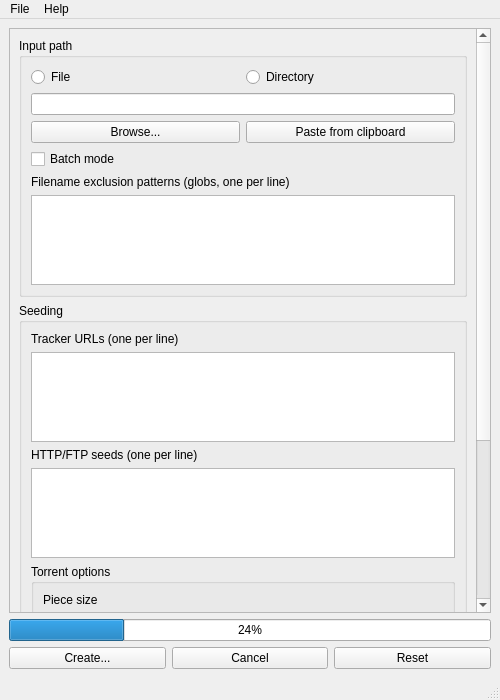
<?xml version="1.0" encoding="UTF-8"?>
<ui version="4.0">
 <class>MainWindow</class>
 <widget class="QMainWindow" name="MainWindow">
  <property name="geometry">
   <rect>
    <x>0</x>
    <y>0</y>
    <width>500</width>
    <height>700</height>
   </rect>
  </property>
  <property name="sizePolicy">
   <sizepolicy hsizetype="Preferred" vsizetype="Preferred">
    <horstretch>0</horstretch>
    <verstretch>0</verstretch>
   </sizepolicy>
  </property>
  <property name="maximumSize">
   <size>
    <width>16777215</width>
    <height>16777215</height>
   </size>
  </property>
  <property name="windowTitle">
   <string>MainWindow</string>
  </property>
  <widget class="QWidget" name="centralwidget">
   <property name="sizePolicy">
    <sizepolicy hsizetype="Preferred" vsizetype="Preferred">
     <horstretch>0</horstretch>
     <verstretch>0</verstretch>
    </sizepolicy>
   </property>
   <property name="maximumSize">
    <size>
     <width>16777215</width>
     <height>16777215</height>
    </size>
   </property>
   <layout class="QVBoxLayout" name="verticalLayout">
    <item>
     <widget class="QScrollArea" name="scrollArea">
      <property name="widgetResizable">
       <bool>true</bool>
      </property>
      <widget class="QWidget" name="scrollAreaWidgetCont">
       <property name="geometry">
        <rect>
         <x>0</x>
         <y>0</y>
         <width>459</width>
         <height>818</height>
        </rect>
       </property>
       <layout class="QVBoxLayout" name="verticalLayout_6">
        <property name="leftMargin">
         <number>0</number>
        </property>
        <property name="topMargin">
         <number>0</number>
        </property>
        <property name="rightMargin">
         <number>0</number>
        </property>
        <property name="bottomMargin">
         <number>0</number>
        </property>
        <item>
         <widget class="QWidget" name="widget" native="true">
          <layout class="QVBoxLayout" name="verticalLayout_9">
           <item>
            <widget class="QGroupBox" name="inputGroupBox">
             <property name="sizePolicy">
              <sizepolicy hsizetype="Preferred" vsizetype="MinimumExpanding">
               <horstretch>0</horstretch>
               <verstretch>1</verstretch>
              </sizepolicy>
             </property>
             <property name="title">
              <string>Input path</string>
             </property>
             <layout class="QGridLayout" name="gridLayout">
              <item row="4" column="0">
               <widget class="QCheckBox" name="batchModeCheckBox">
                <property name="toolTip">
                 <string>&lt;html&gt;&lt;head/&gt;&lt;body&gt;&lt;p&gt;If enabled, a torrent will be created for each directory and file one level below the input directory. The piece size for each torrent will be determined automatically.&lt;/p&gt;&lt;/body&gt;&lt;/html&gt;</string>
                </property>
                <property name="text">
                 <string>Batch mode</string>
                </property>
               </widget>
              </item>
              <item row="6" column="0" colspan="4">
               <widget class="QPlainTextEdit" name="excludeEdit">
                <property name="enabled">
                 <bool>true</bool>
                </property>
                <property name="sizePolicy">
                 <sizepolicy hsizetype="Expanding" vsizetype="MinimumExpanding">
                  <horstretch>0</horstretch>
                  <verstretch>0</verstretch>
                 </sizepolicy>
                </property>
                <property name="minimumSize">
                 <size>
                  <width>0</width>
                  <height>90</height>
                 </size>
                </property>
                <property name="maximumSize">
                 <size>
                  <width>16777215</width>
                  <height>16777215</height>
                 </size>
                </property>
                <property name="sizeAdjustPolicy">
                 <enum>QAbstractScrollArea::AdjustToContents</enum>
                </property>
               </widget>
              </item>
              <item row="0" column="2">
               <widget class="QRadioButton" name="directoryRadioButton">
                <property name="sizePolicy">
                 <sizepolicy hsizetype="Minimum" vsizetype="Fixed">
                  <horstretch>0</horstretch>
                  <verstretch>0</verstretch>
                 </sizepolicy>
                </property>
                <property name="text">
                 <string>Directory</string>
                </property>
               </widget>
              </item>
              <item row="0" column="0">
               <widget class="QRadioButton" name="fileRadioButton">
                <property name="sizePolicy">
                 <sizepolicy hsizetype="Minimum" vsizetype="Fixed">
                  <horstretch>0</horstretch>
                  <verstretch>0</verstretch>
                 </sizepolicy>
                </property>
                <property name="text">
                 <string>File</string>
                </property>
               </widget>
              </item>
              <item row="5" column="0" colspan="4">
               <widget class="QLabel" name="excludeLabel">
                <property name="sizePolicy">
                 <sizepolicy hsizetype="Preferred" vsizetype="Fixed">
                  <horstretch>0</horstretch>
                  <verstretch>0</verstretch>
                 </sizepolicy>
                </property>
                <property name="text">
                 <string>Filename exclusion patterns (globs, one per line)</string>
                </property>
               </widget>
              </item>
              <item row="2" column="0" colspan="4">
               <layout class="QHBoxLayout" name="horizontalLayout_inputButtons">
                <property name="sizeConstraint">
                 <enum>QLayout::SetDefaultConstraint</enum>
                </property>
                <item>
                 <widget class="QPushButton" name="browseButton">
                  <property name="sizePolicy">
                   <sizepolicy hsizetype="Preferred" vsizetype="Fixed">
                    <horstretch>0</horstretch>
                    <verstretch>0</verstretch>
                   </sizepolicy>
                  </property>
                  <property name="text">
                   <string>Browse...</string>
                  </property>
                 </widget>
                </item>
                <item>
                 <widget class="QPushButton" name="pasteButton">
                  <property name="sizePolicy">
                   <sizepolicy hsizetype="Preferred" vsizetype="Fixed">
                    <horstretch>0</horstretch>
                    <verstretch>0</verstretch>
                   </sizepolicy>
                  </property>
                  <property name="text">
                   <string>Paste from clipboard</string>
                  </property>
                 </widget>
                </item>
               </layout>
              </item>
              <item row="1" column="0" colspan="4">
               <widget class="QLineEdit" name="inputEdit">
                <property name="text">
                 <string/>
                </property>
                <property name="dragEnabled">
                 <bool>true</bool>
                </property>
                <property name="readOnly">
                 <bool>true</bool>
                </property>
               </widget>
              </item>
             </layout>
            </widget>
           </item>
           <item>
            <widget class="QGroupBox" name="seedingGroupBox">
             <property name="sizePolicy">
              <sizepolicy hsizetype="Preferred" vsizetype="MinimumExpanding">
               <horstretch>0</horstretch>
               <verstretch>2</verstretch>
              </sizepolicy>
             </property>
             <property name="title">
              <string>Seeding</string>
             </property>
             <layout class="QVBoxLayout" name="verticalLayout_2">
              <item>
               <widget class="QLabel" name="trackerLabel">
                <property name="sizePolicy">
                 <sizepolicy hsizetype="Preferred" vsizetype="Fixed">
                  <horstretch>0</horstretch>
                  <verstretch>0</verstretch>
                 </sizepolicy>
                </property>
                <property name="text">
                 <string>Tracker URLs (one per line)</string>
                </property>
               </widget>
              </item>
              <item>
               <widget class="QPlainTextEdit" name="trackerEdit">
                <property name="sizePolicy">
                 <sizepolicy hsizetype="Expanding" vsizetype="MinimumExpanding">
                  <horstretch>0</horstretch>
                  <verstretch>1</verstretch>
                 </sizepolicy>
                </property>
                <property name="minimumSize">
                 <size>
                  <width>0</width>
                  <height>90</height>
                 </size>
                </property>
                <property name="maximumSize">
                 <size>
                  <width>16777215</width>
                  <height>16777215</height>
                 </size>
                </property>
                <property name="sizeAdjustPolicy">
                 <enum>QAbstractScrollArea::AdjustToContents</enum>
                </property>
               </widget>
              </item>
              <item>
               <widget class="QLabel" name="webSeedLabel">
                <property name="sizePolicy">
                 <sizepolicy hsizetype="Preferred" vsizetype="Fixed">
                  <horstretch>0</horstretch>
                  <verstretch>0</verstretch>
                 </sizepolicy>
                </property>
                <property name="text">
                 <string>HTTP/FTP seeds (one per line)</string>
                </property>
               </widget>
              </item>
              <item>
               <widget class="QPlainTextEdit" name="webSeedEdit">
                <property name="sizePolicy">
                 <sizepolicy hsizetype="Expanding" vsizetype="MinimumExpanding">
                  <horstretch>0</horstretch>
                  <verstretch>1</verstretch>
                 </sizepolicy>
                </property>
                <property name="minimumSize">
                 <size>
                  <width>0</width>
                  <height>90</height>
                 </size>
                </property>
                <property name="maximumSize">
                 <size>
                  <width>16777215</width>
                  <height>16777215</height>
                 </size>
                </property>
                <property name="sizeAdjustPolicy">
                 <enum>QAbstractScrollArea::AdjustToContents</enum>
                </property>
               </widget>
              </item>
              <item>
               <widget class="QGroupBox" name="optionGroupBox">
                <property name="sizePolicy">
                 <sizepolicy hsizetype="Preferred" vsizetype="Fixed">
                  <horstretch>0</horstretch>
                  <verstretch>0</verstretch>
                 </sizepolicy>
                </property>
                <property name="title">
                 <string>Torrent options</string>
                </property>
                <layout class="QGridLayout" name="gridLayout_2">
                 <item row="3" column="0">
                  <widget class="QComboBox" name="pieceSizeComboBox">
                   <property name="maximumSize">
                    <size>
                     <width>100</width>
                     <height>16777215</height>
                    </size>
                   </property>
                  </widget>
                 </item>
                 <item row="3" column="1">
                  <widget class="QLabel" name="pieceCountLabel">
                   <property name="sizePolicy">
                    <sizepolicy hsizetype="Preferred" vsizetype="Fixed">
                     <horstretch>0</horstretch>
                     <verstretch>0</verstretch>
                    </sizepolicy>
                   </property>
                   <property name="text">
                    <string># pieces</string>
                   </property>
                  </widget>
                 </item>
                 <item row="10" column="0" colspan="2">
                  <widget class="QCheckBox" name="md5CheckBox">
                   <property name="toolTip">
                    <string>&lt;html&gt;&lt;head/&gt;&lt;body&gt;&lt;p&gt;This is not used by BitTorrent at all, but it is included by some programs for greater compatibility.&lt;/p&gt;&lt;/body&gt;&lt;/html&gt;</string>
                   </property>
                   <property name="text">
                    <string>Compute MD5 hashes</string>
                   </property>
                  </widget>
                 </item>
                 <item row="9" column="0" colspan="2">
                  <widget class="QCheckBox" name="randomizeInfoHashCheckBox">
                   <property name="toolTip">
                    <string>&lt;html&gt;&lt;head/&gt;&lt;body&gt;&lt;p&gt;If enabled, this adds an entropy field to the info section of the metainfo and sets it to a random integer, to help with cross-seeding.&lt;/p&gt;&lt;/body&gt;&lt;/html&gt;</string>
                   </property>
                   <property name="text">
                    <string>Randomise info hash</string>
                   </property>
                  </widget>
                 </item>
                 <item row="8" column="0" colspan="2">
                  <widget class="QCheckBox" name="privateTorrentCheckBox">
                   <property name="toolTip">
                    <string>&lt;html&gt;&lt;head/&gt;&lt;body&gt;&lt;p&gt;If enabled, clients will not use DHT or Peer Exchange to discover peers or transfer data. Make sure to enable this option for private trackers.&lt;/p&gt;&lt;/body&gt;&lt;/html&gt;</string>
                   </property>
                   <property name="text">
                    <string>Private torrent</string>
                   </property>
                  </widget>
                 </item>
                 <item row="2" column="0">
                  <widget class="QLabel" name="pieceSizeLabel">
                   <property name="sizePolicy">
                    <sizepolicy hsizetype="Preferred" vsizetype="Fixed">
                     <horstretch>0</horstretch>
                     <verstretch>0</verstretch>
                    </sizepolicy>
                   </property>
                   <property name="text">
                    <string>Piece size</string>
                   </property>
                  </widget>
                 </item>
                 <item row="4" column="0">
                  <widget class="QLabel" name="commentLabel">
                   <property name="sizePolicy">
                    <sizepolicy hsizetype="Preferred" vsizetype="Fixed">
                     <horstretch>0</horstretch>
                     <verstretch>0</verstretch>
                    </sizepolicy>
                   </property>
                   <property name="text">
                    <string>Comment</string>
                   </property>
                  </widget>
                 </item>
                 <item row="5" column="0" colspan="2">
                  <widget class="QLineEdit" name="commentEdit"/>
                 </item>
                 <item row="7" column="0" colspan="2">
                  <widget class="QLineEdit" name="sourceEdit">
                   <property name="toolTip">
                    <string>&lt;html&gt;&lt;head/&gt;&lt;body&gt;&lt;p&gt;An optional source string that wil be added to the info dictionary. Useful for creating torrents with unique info hashes for private trackers.&lt;/p&gt;&lt;/body&gt;&lt;/html&gt;</string>
                   </property>
                  </widget>
                 </item>
                 <item row="6" column="0">
                  <widget class="QLabel" name="sourceLabel">
                   <property name="sizePolicy">
                    <sizepolicy hsizetype="Preferred" vsizetype="Fixed">
                     <horstretch>0</horstretch>
                     <verstretch>0</verstretch>
                    </sizepolicy>
                   </property>
                   <property name="text">
                    <string>Source</string>
                   </property>
                  </widget>
                 </item>
                </layout>
               </widget>
              </item>
             </layout>
            </widget>
           </item>
          </layout>
         </widget>
        </item>
       </layout>
      </widget>
     </widget>
    </item>
    <item>
     <widget class="QProgressBar" name="progressBar">
      <property name="value">
       <number>24</number>
      </property>
     </widget>
    </item>
    <item>
     <layout class="QHBoxLayout" name="horizontalLayout">
      <item>
       <widget class="QPushButton" name="createButton">
        <property name="text">
         <string>Create...</string>
        </property>
       </widget>
      </item>
      <item>
       <widget class="QPushButton" name="cancelButton">
        <property name="text">
         <string>Cancel</string>
        </property>
       </widget>
      </item>
      <item>
       <widget class="QPushButton" name="resetButton">
        <property name="text">
         <string>Reset</string>
        </property>
       </widget>
      </item>
     </layout>
    </item>
   </layout>
  </widget>
  <widget class="QMenuBar" name="menubar">
   <property name="geometry">
    <rect>
     <x>0</x>
     <y>0</y>
     <width>500</width>
     <height>26</height>
    </rect>
   </property>
   <widget class="QMenu" name="menuFile">
    <property name="title">
     <string>File</string>
    </property>
    <addaction name="actionImportProfile"/>
    <addaction name="actionExportProfile"/>
    <addaction name="separator"/>
    <addaction name="actionQuit"/>
   </widget>
   <widget class="QMenu" name="menuHelp">
    <property name="title">
     <string>Help</string>
    </property>
    <addaction name="actionAbout"/>
   </widget>
   <addaction name="menuFile"/>
   <addaction name="menuHelp"/>
  </widget>
  <widget class="QStatusBar" name="statusbar"/>
  <action name="actionImportProfile">
   <property name="text">
    <string>Import profile...</string>
   </property>
   <property name="shortcut">
    <string>Ctrl+O</string>
   </property>
  </action>
  <action name="actionExportProfile">
   <property name="text">
    <string>Export profile...</string>
   </property>
   <property name="shortcut">
    <string>Ctrl+S</string>
   </property>
  </action>
  <action name="actionAbout">
   <property name="text">
    <string>About</string>
   </property>
   <property name="shortcut">
    <string>F1</string>
   </property>
  </action>
  <action name="actionQuit">
   <property name="text">
    <string>Quit</string>
   </property>
   <property name="shortcut">
    <string>Ctrl+Q</string>
   </property>
  </action>
 </widget>
 <resources/>
 <connections/>
</ui>
